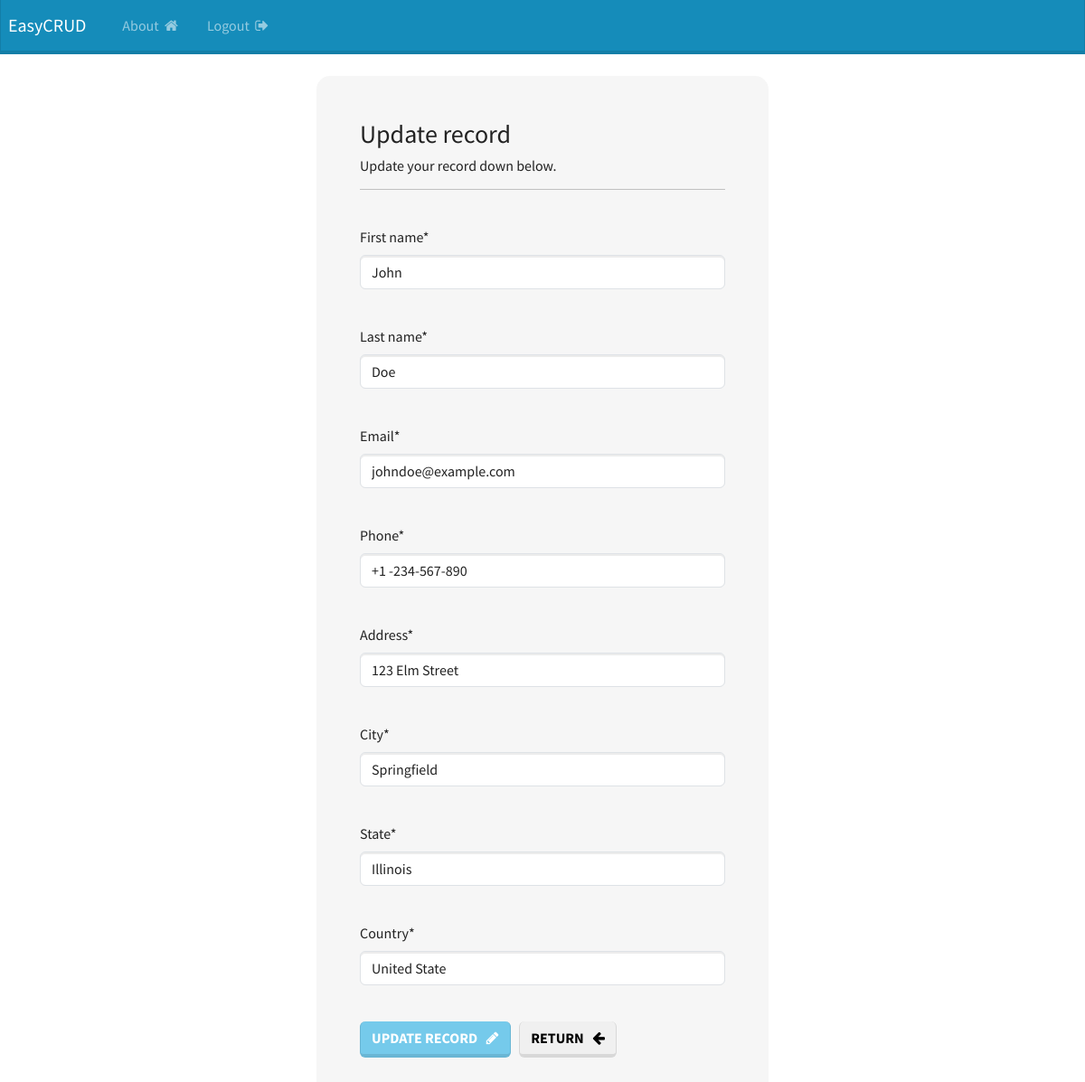
Page /update/9 (signed in) on the committed database.
### webapp/models.py (models this page shows, shortened)
class UserData(models.Model):
    id = models.AutoField(primary_key=True)  # Optional: Django automatically adds a primary key
    first_name = models.CharField(max_length=100)
    last_name = models.CharField(max_length=100)
    email = models.EmailField()
    phone = models.CharField(max_length=15)
    address = models.CharField(max_length=255)
    city = models.CharField(max_length=100)
    state = models.CharField(max_length=100)
    country = models.CharField(max_length=100)

### webapp/views.py (the view)
# urls.py: path('update/<int:pk>',views.update,name="update"),
@login_required(login_url = 'login')
def update(request, pk):
    record = UserData.objects.get(id=pk)
    form = UpdateRecord(instance = record)
    if request.method == "POST":
        form = UpdateRecord(request.POST, instance=record)
        if form.is_valid():
            form.save()
            return redirect("dashboard")
    context = {'form':form}
    return render(request, 'webapp/update.html',context = context)

### webapp/forms.py
class UpdateRecord(forms.ModelForm):
    class Meta:
        model = UserData
        fields = ['first_name' ,'last_name', 'email', 'phone', 'address', 'city', 'state', 'country']

### webapp/templates/webapp/update.html (shortened to what this page needs)
{% extends 'webapp/base.html' %}
{% load crispy_forms_tags %}
{% block content %}
<body>
    <div class="container bg-light shadow-md p-5 form-layout">
        <h3> Update record </h3>
        <h6> Update your record down below. </h6>
        <hr>
        <br>
        <form method="POST" autocomplete="off">
            {{form.first_name|as_crispy_field}}
            <br>
            {{form.last_name|as_crispy_field}}
            <br>
            {{form.email|as_crispy_field}}
            <br>
            {{form.phone|as_crispy_field}}
            <br>
            {{form.address|as_crispy_field}}
            <br>
            {{form.city|as_crispy_field}}
            <br>
            {{form.state|as_crispy_field}}
            <br>
            {{form.country|as_crispy_field}}
            <br>
            <button type="submit" class="btn btn-info">
                Update record &nbsp; <i class="fa fa-pencil" aria-hidden="true"></i></i>
            </button>
            <a href="{% url 'dashboard' %}" class="btn btn-secondary">
                Return &nbsp; <i class="fa fa-arrow-left" aria-hidden="true"></i>
            </a>
        </form>
    </div>
    <br>
</body>
{% endblock %}

### static/css/styles.css (style rules this page uses)
.form-layout { border-radius: 15px; width: 500px; }

### rows in the picture
UserData: first_name "John", last_name "Doe", email "johndoe@example.com", phone "+1 -234-567-890", address "123 Elm Street", city "Springfield", state "Illinois", country "United State"
